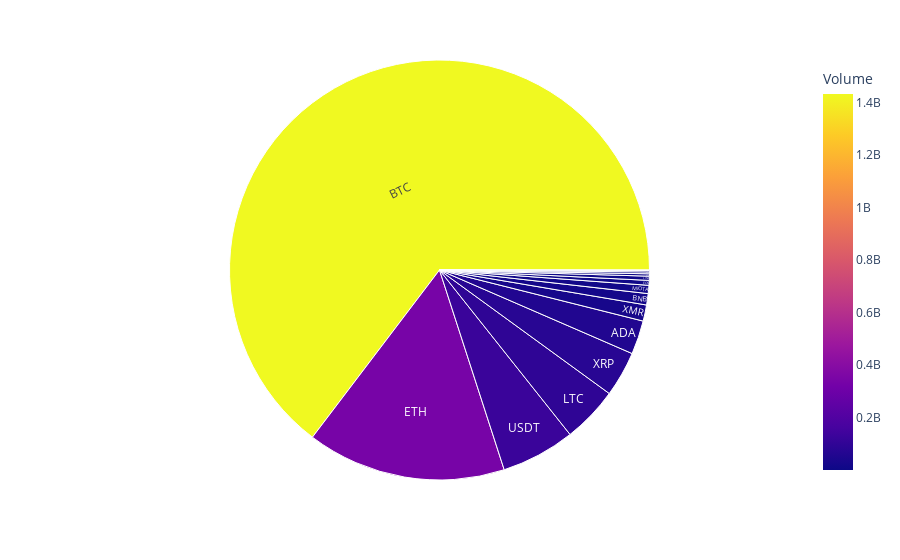

The notebook cell this image was saved under:
### Code cell
date='2017-10-02 23:59:59'
# all_coins_value_of_volume_traded_df = get_all_coins_on_given_date(coins_df, '2017-10-02 23:59:59')
sunburst_all_coins=get_sunburst_all_coins_given_date(coins_df,date)
sunburst_all_coins.show()

### Figure 1 — Plotly figure (JSON) as saved in the notebook; plotly's stock layout.template omitted (floating-point values rounded to 4 significant figures)
{"data": [{"branchvalues": "total", "customdata": [[57641300], [19367700], [1431730048], [3145110], [8299880], [339443008], [7101340], [95474600], [13928300], [887622], [126009000], [3983190], [2362700], [27534700], [77412304]], "domain": {"x": [0, 1], "y": [0, 1]}, "hovertemplate": "labels=%{label}<br>Volume_sum=%{value}<br>parent=%{parent}<br>id=%{id}<br>Volume=%{color}<extra></extra>", "ids": ["ADA", "BNB", "BTC", "DOGE", "EOS", "ETH", "LINK", "LTC", "MIOTA", "TRX", "USDT", "XEM", "XLM", "XMR", "XRP"], "labels": ["ADA", "BNB", "BTC", "DOGE", "EOS", "ETH", "LINK", "LTC", "MIOTA", "TRX", "USDT", "XEM", "XLM", "XMR", "XRP"], "marker": {"coloraxis": "coloraxis", "colors": [57641300, 19367700, 1431730048, 3145110, 8299880, 339443008, 7101340, 95474600, 13928300, 887622, 126009000, 3983190, 2362700, 27534700, 77412304]}, "name": "", "parents": ["", "", "", "", "", "", "", "", "", "", "", "", "", "", ""], "type": "sunburst", "values": [57641300, 19367700, 1431730048, 3145110, 8299880, 339443008, 7101340, 95474600, 13928300, 887622, 126009000, 3983190, 2362700, 27534700, 77412304]}], "layout": {"coloraxis": {"colorbar": {"title": {"text": "Volume"}}, "colorscale": [[0, "#0d0887"], [0.1111, "#46039f"], [0.2222, "#7201a8"], [0.3333, "#9c179e"], [0.4444, "#bd3786"], [0.5556, "#d8576b"], [0.6667, "#ed7953"], [0.7778, "#fb9f3a"], [0.8889, "#fdca26"], [1, "#f0f921"]]}, "legend": {"tracegroupgap": 0}, "margin": {"t": 60}}}
